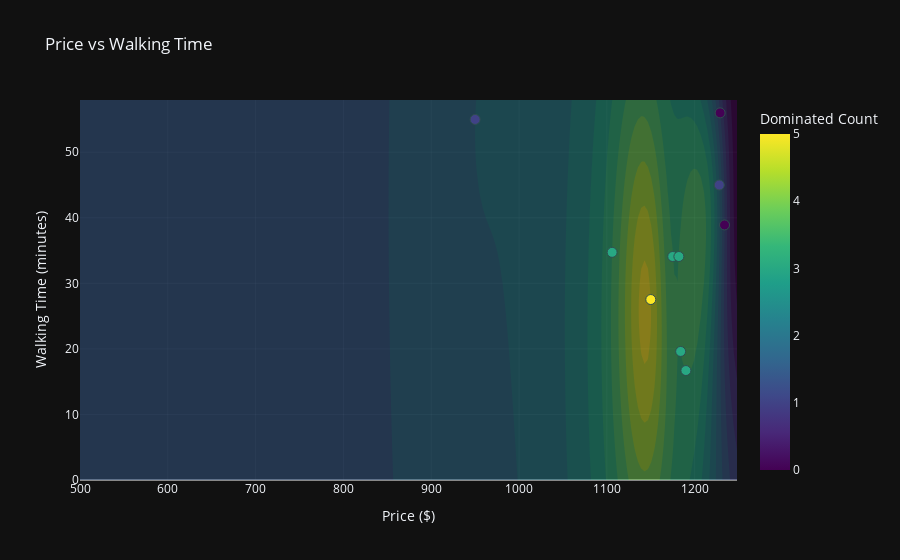

Write notebook code for a chart like this one.
### Code cell
# Count dominated points
walk_times_df_sorted['Dominated Count'] = 0
n = len(walk_times_df_sorted)
for i in range(n):
    for j in range(n):
        if (walk_times_df_sorted.iloc[i]['Price'] < walk_times_df_sorted.iloc[j]['Price'] and
            walk_times_df_sorted.iloc[i]['Walking Time to Centroid (minutes)'] < walk_times_df_sorted.iloc[j]['Walking Time to Centroid (minutes)']):
            walk_times_df_sorted.at[i, 'Dominated Count'] += 1

# Create the scatter plot
fig = px.scatter(
    walk_times_df_sorted, 
    x='Price', 
    y='Walking Time to Centroid (minutes)', 
    hover_name='Address',
    title='Price vs Walking Time',
    labels={'Price': 'Price ($)', 'Walking Time to Centroid (minutes)': 'Walking Time (minutes)'},
    color='Dominated Count',
    color_continuous_scale='Viridis',
    template='plotly_dark'
)

# Set margins and grid range
x_margin = (walk_times_df_sorted['Price'].max() - walk_times_df_sorted['Price'].min()) * 0.05
y_margin = (walk_times_df_sorted['Walking Time to Centroid (minutes)'].max() - walk_times_df_sorted['Walking Time to Centroid (minutes)'].min()) * 0.05
x_min = 500
x_max = walk_times_df_sorted['Price'].max() + x_margin
y_min = 0
y_max = walk_times_df_sorted['Walking Time to Centroid (minutes)'].max() + y_margin

fig.update_layout(
    xaxis=dict(type='linear', title='Price ($)', range=[x_min, x_max]),
    yaxis=dict(title='Walking Time (minutes)', range=[y_min, y_max]),
    xaxis_gridcolor='rgba(255, 255, 255, 0.05)',  # Slightly transparent gridlines for x-axis
    yaxis_gridcolor='rgba(255, 255, 255, 0.05)',  # Slightly transparent gridlines for y-axis
    xaxis_zerolinecolor='rgba(255, 255, 255, 0.5)',  # Transparent zero line for x-axis
    yaxis_zerolinecolor='rgba(255, 255, 255, 0.5)'   # Transparent zero line for y-axis
)

# Create grid for interpolation over full plot area
price_range = np.linspace(x_min, x_max, 200)
time_range = np.linspace(y_min, y_max, 200)
price_grid, time_grid = np.meshgrid(price_range, time_range)

# Use Rbf for continuous interpolation
points = walk_times_df_sorted[['Price', 'Walking Time to Centroid (minutes)']].values
values = walk_times_df_sorted['Dominated Count'].values
rbf = Rbf(points[:,0], points[:,1], values, function='inverse', smooth=0)
grid_z = rbf(price_grid, time_grid)

# Add translucent contour layer with hover disabled
fig.add_trace(go.Contour(
    x=price_range,
    y=time_range,
    z=grid_z,
    colorscale='Viridis',
    opacity=0.5,  # Decreased opacity to make the grid more transparent
    contours=dict(showlines=False),
    showscale=False,
    name='Dominated Count Distribution',
    hoverinfo='skip'
))

# Update marker to add a thin border around each point and set size to 8
fig.update_traces(
    marker=dict(
        size=10,  # Set point size to 8
        opacity=1, 
        line=dict(width=1, color='DarkSlateGrey')  # Thin border around the points
    ),
    selector=dict(mode='markers')
)

fig.show()

### Figure 1 — Plotly figure (JSON) as saved in the notebook; plotly's stock layout.template omitted (floating-point values rounded to 4 significant figures; data arrays with more than 128 entries replaced by an {"elided": "..."} marker saying what was removed)
{"data": [{"hovertemplate": "<b>%{hovertext}</b><br><br>Price ($)=%{x}<br>Walking Time (minutes)=%{y}<br>Dominated Count=%{marker.color}<extra></extra>", "hovertext": ["1001 W 7th St, Fort Worth, TX", "1012 Burnett St, Fort Worth, TX", "929 Norwood St, Fort Worth, TX", "3125 Sondra Dr, Fort Worth, TX", "3125 Sondra Dr, Fort Worth, TX", "555 Elm St, Fort Worth, TX", "320 E Broadway Ave, Fort Worth, TX", "Ramble & Rose Apartments, 501 W Rosedale St #449, Fort Worth, TX 76104", "4023 Mattison Garage Apartment, Fort Worth, TX 76107", "The Berkeley, 2001 Park Hill Dr #13306-2, Fort Worth, TX 76110"], "legendgroup": "", "marker": {"color": [3, 3, 5, 3, 3, 3, 0, 1, 1, 0], "coloraxis": "coloraxis", "line": {"color": "DarkSlateGrey", "width": 1}, "opacity": 1, "size": 10, "symbol": "circle"}, "mode": "markers", "name": "", "orientation": "v", "showlegend": false, "type": "scatter", "x": [1190.0, 1184.0, 1150.0, 1175.0, 1182.0, 1106.0, 1234.0, 1228.0, 950.0, 1229.0], "xaxis": "x", "y": [16.7, 19.61, 27.53, 34.09, 34.09, 34.73, 38.91, 45.0, 55.0, 56.0], "yaxis": "y"}, {"colorscale": [[0, "#440154"], [0.1111, "#482878"], [0.2222, "#3e4989"], [0.3333, "#31688e"], [0.4444, "#26828e"], [0.5556, "#1f9e89"], [0.6667, "#35b779"], [0.7778, "#6ece58"], [0.8889, "#b5de2b"], [1, "#fde725"]], "contours": {"showlines": false}, "hoverinfo": "skip", "name": "Dominated Count Distribution", "opacity": 0.5, "showscale": false, "type": "contour", "x": {"elided": "200 float values"}, "y": {"elided": "200 float values"}, "z": {"elided": "200x200 float values"}}], "layout": {"coloraxis": {"colorbar": {"title": {"text": "Dominated Count"}}, "colorscale": [[0, "#440154"], [0.1111, "#482878"], [0.2222, "#3e4989"], [0.3333, "#31688e"], [0.4444, "#26828e"], [0.5556, "#1f9e89"], [0.6667, "#35b779"], [0.7778, "#6ece58"], [0.8889, "#b5de2b"], [1, "#fde725"]]}, "legend": {"tracegroupgap": 0}, "title": {"text": "Price vs Walking Time"}, "xaxis": {"anchor": "y", "domain": [0, 1], "gridcolor": "rgba(255, 255, 255, 0.05)", "range": [500, 1248.0], "title": {"text": "Price ($)"}, "type": "linear", "zerolinecolor": "rgba(255, 255, 255, 0.5)"}, "yaxis": {"anchor": "x", "domain": [0, 1], "gridcolor": "rgba(255, 255, 255, 0.05)", "range": [0, 57.97], "title": {"text": "Walking Time (minutes)"}, "zerolinecolor": "rgba(255, 255, 255, 0.5)"}}}
